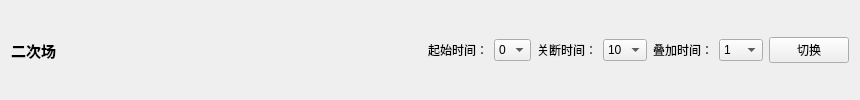
                <widget class="QWidget" name="page_secField">
                 <layout class="QHBoxLayout" name="horizontalLayout_3">
                  <item>
                   <widget class="QLabel" name="label_2">
                    <property name="font">
                     <font>
                      <pointsize>11</pointsize>
                      <weight>75</weight>
                      <italic>false</italic>
                      <bold>true</bold>
                     </font>
                    </property>
                    <property name="text">
                     <string>二次场</string>
                    </property>
                   </widget>
                  </item>
                  <item>
                   <spacer name="horizontalSpacer_4">
                    <property name="orientation">
                     <enum>Qt::Horizontal</enum>
                    </property>
                    <property name="sizeHint" stdset="0">
                     <size>
                      <width>366</width>
                      <height>20</height>
                     </size>
                    </property>
                   </spacer>
                  </item>
                  <item>
                   <widget class="QLabel" name="label_15">
                    <property name="text">
                     <string>起始时间：</string>
                    </property>
                   </widget>
                  </item>
                  <item>
                   <widget class="QComboBox" name="comboBox_secFieldBeginTime">
                    <property name="sizePolicy">
                     <sizepolicy hsizetype="Maximum" vsizetype="Fixed">
                      <horstretch>0</horstretch>
                      <verstretch>0</verstretch>
                     </sizepolicy>
                    </property>
                    <item>
                     <property name="text">
                      <string>0</string>
                     </property>
                    </item>
                   </widget>
                  </item>
                  <item>
                   <widget class="QLabel" name="label_16">
                    <property name="text">
                     <string>关断时间：</string>
                    </property>
                   </widget>
                  </item>
                  <item>
                   <widget class="QComboBox" name="comboBox_secFieldStopTime">
                    <property name="sizePolicy">
                     <sizepolicy hsizetype="Maximum" vsizetype="Fixed">
                      <horstretch>0</horstretch>
                      <verstretch>0</verstretch>
                     </sizepolicy>
                    </property>
                    <item>
                     <property name="text">
                      <string>10</string>
                     </property>
                    </item>
                   </widget>
                  </item>
                  <item>
                   <widget class="QLabel" name="label_17">
                    <property name="text">
                     <string>叠加时间：</string>
                    </property>
                   </widget>
                  </item>
                  <item>
                   <widget class="QComboBox" name="comboBox_secFieldStackingTime">
                    <property name="sizePolicy">
                     <sizepolicy hsizetype="Maximum" vsizetype="Fixed">
                      <horstretch>0</horstretch>
                      <verstretch>0</verstretch>
                     </sizepolicy>
                    </property>
                    <item>
                     <property name="text">
                      <string>1</string>
                     </property>
                    </item>
                    <item>
                     <property name="text">
                      <string>3</string>
                     </property>
                    </item>
                    <item>
                     <property name="text">
                      <string>5</string>
                     </property>
                    </item>
                    <item>
                     <property name="text">
                      <string>20</string>
                     </property>
                    </item>
                    <item>
                     <property name="text">
                      <string>30</string>
                     </property>
                    </item>
                    <item>
                     <property name="text">
                      <string>60</string>
                     </property>
                    </item>
                   </widget>
                  </item>
                  <item>
                   <widget class="QPushButton" name="pushButton_graphSwitchToRealTime">
                    <property name="text">
                     <string>切换</string>
                    </property>
                   </widget>
                  </item>
                 </layout>
                </widget>
